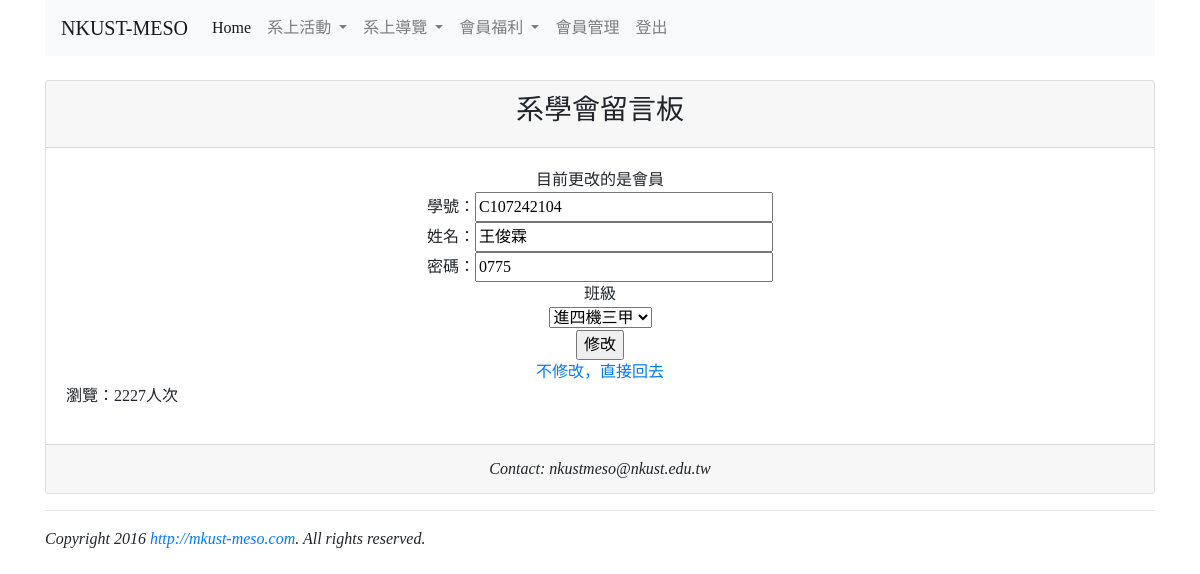
The page /students2_edit.php?id=7 (signed in) on the database its author committed.
### tables this page shows
CREATE TABLE `students` (
  `id` int(11) NOT NULL,
  `sid` varchar(100) NOT NULL,
  `mid` varchar(100) NOT NULL,
  `sname` varchar(100) NOT NULL,
  `password` varchar(100) NOT NULL,
  `class` varchar(20) NOT NULL,
  `job` varchar(10) NOT NULL
);

### students2_edit.php (the view, shortened to what this page needs)
<!DOCTYPE html>
<html>
<head>
    <link rel="stylesheet" href="https://stackpath.bootstrapcdn.com/bootstrap/4.5.2/css/bootstrap.min.css">
</head>
<body>
    <?php require "includes/menu.php"; ?>
    <br>
    <div class='container'>
        <div class='row'>
            <div class='col-md-12'>
                <div class='card card-primary'>
                    <div class='card-header' align=center>
                        <h3>系學會留言板</h3>
                    </div>
                    <div class='card-body' align=center>
                        <?php
                        $id = $_GET["id"];
                        require "includes/dbconfig.php";
                        $sql = "SELECT * FROM students WHERE id='$id' LIMIT 1";
                        $result = $conn->query($sql);
                        if ($result->num_rows > 0) {
                            $row = $result->fetch_assoc();
                            $name = $row["sname"];
                            $class = $row["class"];
                            $job = $row["job"];
                            $pass = $row["password"];
                            $sid = $row["sid"];
                            echo "目前更改的是".$job."<br>";
                            echo "<form method=POST action=students2_update.php>";
                            echo "學號：<input type=text value='$sid' name=sid size=30>";
                            echo "<br>";
                            echo "姓名：<input type=text value='$name' name=name size=30>";
                            echo "<br>";
                            echo "密碼：<input type=text value='$pass' name=pass size=30>";
                            echo "<br>";
                            echo "班級"."<br>";
                            echo   "<Select name='class' style='size:20' >";
                            echo"<Option>$class</Option>";
                            echo"</Select>";
                            echo "<br>";
                            echo "<input type=submit value=修改>";
                            echo "</form>";
                            echo "<a href='students2.php'>不修改，直接回去</a>";
                        } else {
                            echo "找不到你要編輯的紀錄<br>";
                            echo "<a href='reuters.php'>回上頁</a>";
                        }
                        ?>
                        <p style="text-align:left;"><?php require "footer.php"; ?></p>
                    </div>
                    <div class='card-footer' align=center>
                        <em>Contact: nkustmeso@nkust.edu.tw</em>
                    </div>
                </div>
            </div>
        </div>
        <hr>
        <em>Copyright 2016 <a href='http://nkust-meso.com'>http://mkust-meso.com</a>. All rights reserved.</em>
    </div>
</body>
</html>

### students2_edit.php (style rules this page uses)
h1, h2, h3, h4, h5, p, div { font-family: 微軟正黑體; }

### rows shown on the page
students: job "會員", sid "C107242104", name "王俊霖", pass "0775", class "進四機三甲"

### other values the page prints
$counter "2227"
